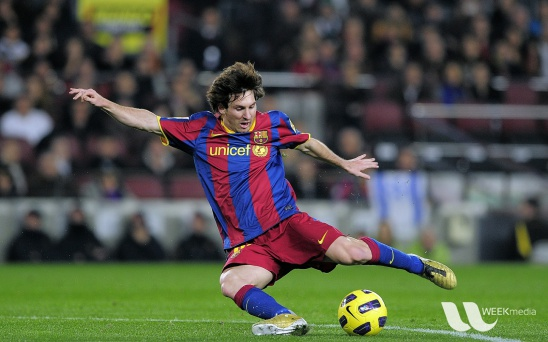
#> input picture TutorialOpenCV/02 Core Operations/02 Arithmetic Operations on Images/messi.jpg, 548 x 342 px, given in place of the camera
$ python trackobjectbycolor.py
#> lines starting #> are read from the running program, lines starting #| are printed output that depends on the picture; after the words box and inside, x2 and y2 are one past the last pixel; in counts of white or black regions, pixels touching at a corner belong together
import cv2
import numpy as np

cap = cv2.VideoCapture(0)

while(1):

    # Take each frame
    _, frame = cap.read()
#> frame is the input picture: shape (342, 548, 3); mean B, G, R 72.4, 86, 82.2

    # Convert BGR to HSV
    hsv = cv2.cvtColor(frame, cv2.COLOR_BGR2HSV)
#> hsv: shape (342, 548, 3); mean H, S, V 82.7, 87.7, 100.4

    # define range of blue color in HSV
    lower_blue = np.array([110,100,100])
    upper_blue = np.array([130,255,255])

    lower_green = np.array([50,100,100])
    upper_green = np.array([70,255,255])

    lower_red1 = np.array([170,100,100])
    upper_red1 = np.array([179,255,255])

    lower_red2 = np.array([0,100,100])
    upper_red2 = np.array([10,255,255])

    # Threshold the HSV image to get only blue colors
    maskblue = cv2.inRange(hsv, lower_blue, upper_blue)
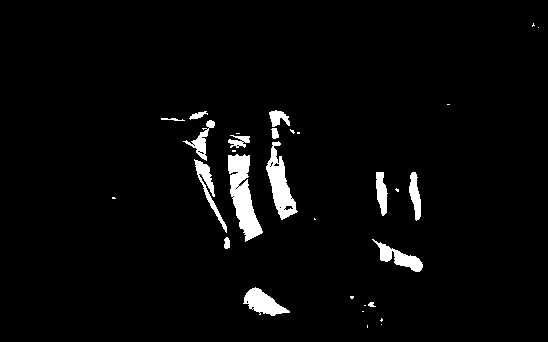
#> maskblue: shape (342, 548); 3.3% white; 31 white regions (16 under 20 px), largest, box (x1, y1, x2, y2) and area: (228, 154, 263, 242) 1555, (266, 141, 298, 220) 1097, (243, 287, 290, 316) 689

    maskgreen = cv2.inRange(hsv, lower_green, upper_green)
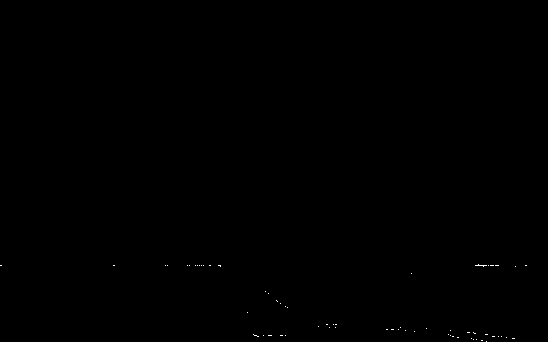
#> maskgreen: shape (342, 548); 0.06% white in thin lines or dots, all inside (x1, y1, x2, y2) = (0, 264, 527, 342)

    maskred1 = cv2.inRange(hsv, lower_red1, upper_red1)
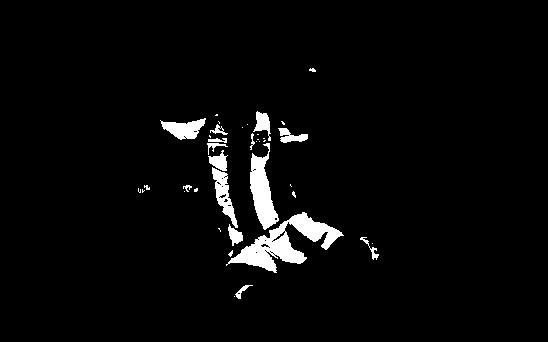
#> maskred1: shape (342, 548); 3.4% white; 39 white regions (23 under 20 px), largest, box (x1, y1, x2, y2) and area: (226, 212, 344, 273) 2487, (250, 143, 279, 230) 1269, (212, 167, 238, 228) 596
    maskred2 = cv2.inRange(hsv, lower_red2, upper_red2)
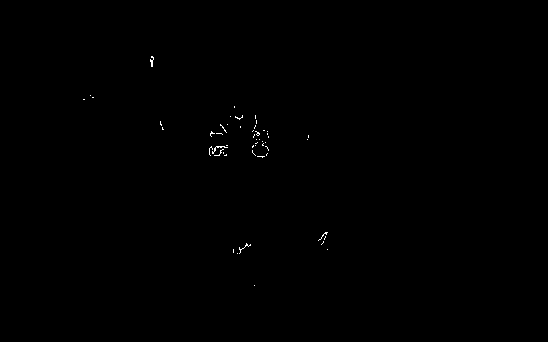
#> maskred2: shape (342, 548); 0.15% white in thin lines or dots, all inside (x1, y1, x2, y2) = (83, 56, 328, 286)
    maskred = cv2.bitwise_or(maskred1,maskred2)
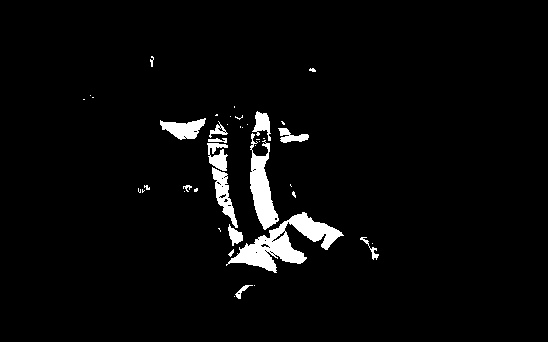
#> maskred: shape (342, 548); 3.6% white; 43 white regions (27 under 20 px), largest, box (x1, y1, x2, y2) and area: (226, 212, 344, 273) 2536, (250, 133, 279, 230) 1350, (212, 167, 238, 228) 596

    mask = cv2.bitwise_or(maskblue,maskgreen)
    mask = cv2.bitwise_or(mask,maskred)
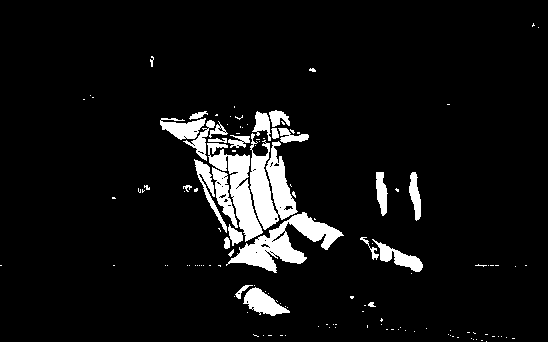
#> mask: shape (342, 548); 7% white; 134 white regions (106 under 20 px), largest, box (x1, y1, x2, y2) and area: (226, 212, 344, 273) 2536, (250, 133, 298, 230) 2447, (207, 143, 263, 242) 1924

    # Bitwise-AND mask and original image
    res = cv2.bitwise_and(frame,frame, mask= mask)
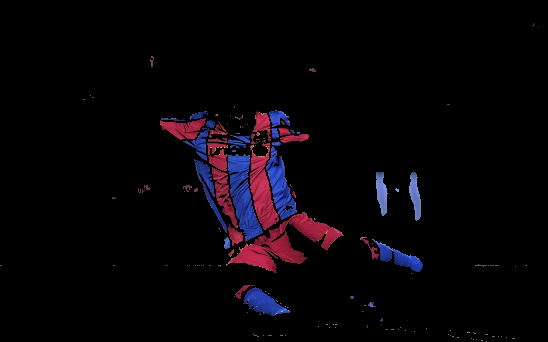
#> res: shape (342, 548, 3); mean B, G, R 7.7, 3.8, 7.2

    cv2.imshow('frame',frame)
    cv2.imshow('mask',mask)
    cv2.imshow('res',res)
    k = cv2.waitKey(5) & 0xFF
#> (key Esc is pressed here)
    if k == 27:
        break

cv2.destroyAllWindows()
